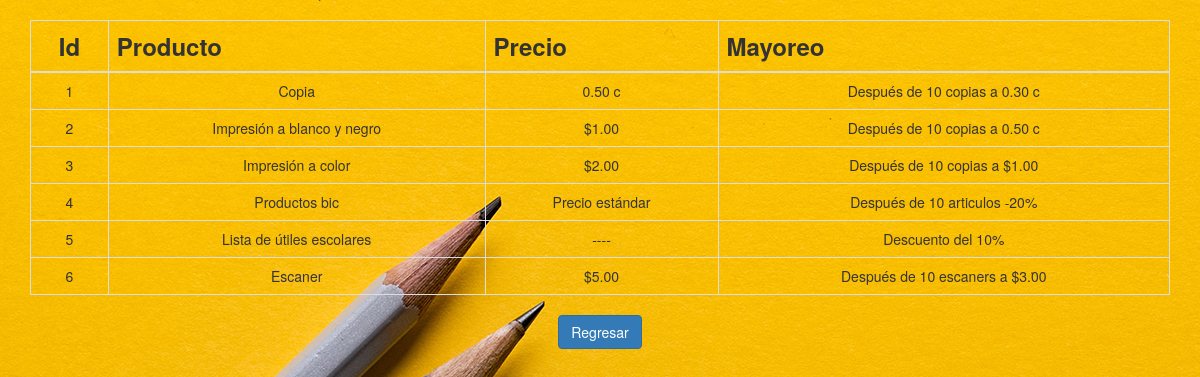
Page /copias.php on the committed database.
### tables this page shows
CREATE TABLE IF NOT EXISTS `inventario` (
  `id` int(50) NOT NULL AUTO_INCREMENT,
  `producto` varchar(200) NOT NULL,
  `precio` varchar(200) NOT NULL,
  `mayoreo` varchar(200) NOT NULL,
  PRIMARY KEY (`id`)
);

### copias.php (the view, shortened to what this page needs)
<!DOCTYPE html>
<html>
	<head>
		<link href="vendor/bootstrap-3.3.6-dist/css/bootstrap.min.css" rel="stylesheet">
	</head>
	<body background="img\bg-masthead.jpg" align="center">
	<div>&nbsp;</div>
	<div class="container">
	    <table id="example" class="table table-bordered table-hover" cellspacing="0" width="100%">
	    <thead>
		<tr class="h3">
		    <th class="text-center">Id</th>
		    <th>Producto</th>
		    <th>Precio</th>
		    <th>Mayoreo</th>
	    </thead>
	    <tbody>
		    <?php
		    include 'conexion.php';
		    $query="SELECT * FROM inventario";
		    $resultado = $mysqli->query($query);
		    if ($resultado->num_rows > 0) {
		    while($row = $resultado->fetch_assoc()) {
				$id=$row["id"];
				$producto=$row["producto"];
				$precio=$row["precio"];
				$mayoreo=$row["mayoreo"];
				echo "<tr><td class='text-center'>$id</td>";
				echo "<td>$producto</td>";
				echo "<td>$precio</td>";
				echo "<td>$mayoreo</td></tr>";
		    }
		    } else {
		    }
		    ?>
	    </tbody>
	</table>
	</div>
	      <center>
      <a class="btn btn-primary btn-xl js-scroll-trigger" href="index.html">Regresar</a>
      </center>
	</body>
</html>

### rows in the picture
inventario: id "1", producto "Copia", precio "0.50 c", mayoreo "Después de 10 copias a 0.30 c"
inventario: id "2", producto "Impresión a blanco y negro", precio "$1.00", mayoreo "Después de 10 copias a 0.50 c"
inventario: id "3", producto "Impresión a color", precio "$2.00", mayoreo "Después de 10 copias a $1.00"
inventario: id "4", producto "Productos bic", precio "Precio estándar", mayoreo "Después de 10 articulos -20%"
inventario: id "5", producto "Lista de útiles escolares", precio "----", mayoreo "Descuento del 10%"
inventario: id "6", producto "Escaner", precio "$5.00", mayoreo "Después de 10 escaners a $3.00"
